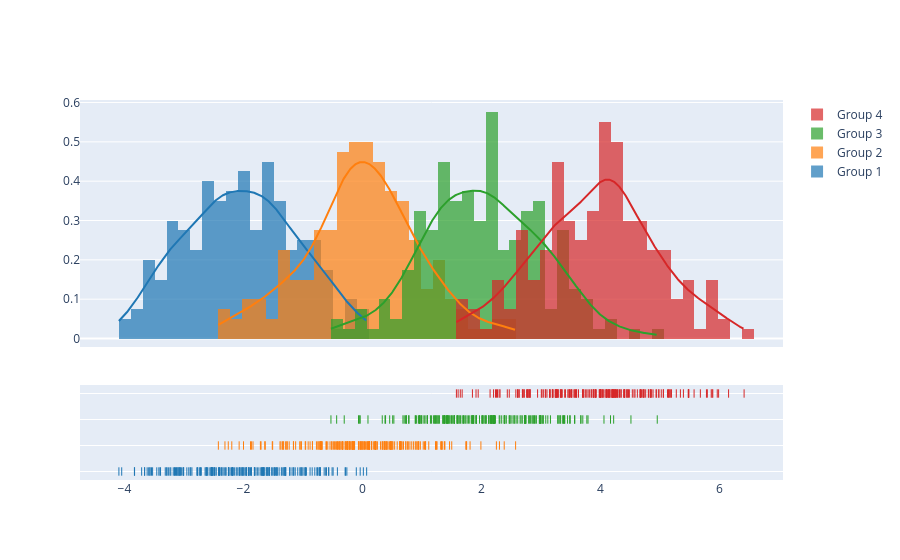

The code cell stored with this chart in its notebook:
### Code cell
import plotly.figure_factory as ff

# Add histogram data
x1 = np.random.randn(200) - 2
x2 = np.random.randn(200)
x3 = np.random.randn(200) + 2
x4 = np.random.randn(200) + 4

# Group data together
hist_data = [x1, x2, x3, x4]

group_labels = ['Group 1', 'Group 2', 'Group 3', 'Group 4']

# Create distplot with custom bin_size
fig = ff.create_distplot(hist_data, group_labels, bin_size=.2)
fig.show()

### Figure 1 — Plotly figure (JSON) as saved in the notebook; plotly's stock layout.template omitted (floating-point values rounded to 4 significant figures; data arrays with more than 128 entries replaced by an {"elided": "..."} marker saying what was removed)
{"data": [{"autobinx": false, "histnorm": "probability density", "legendgroup": "Group 1", "marker": {"color": "rgb(31, 119, 180)"}, "name": "Group 1", "opacity": 0.7, "type": "histogram", "x": {"elided": "200 float values"}, "xaxis": "x", "xbins": {"end": 0.07065, "size": 0.2, "start": -4.092}, "yaxis": "y"}, {"autobinx": false, "histnorm": "probability density", "legendgroup": "Group 2", "marker": {"color": "rgb(255, 127, 14)"}, "name": "Group 2", "opacity": 0.7, "type": "histogram", "x": {"elided": "200 float values"}, "xaxis": "x", "xbins": {"end": 2.573, "size": 0.2, "start": -2.421}, "yaxis": "y"}, {"autobinx": false, "histnorm": "probability density", "legendgroup": "Group 3", "marker": {"color": "rgb(44, 160, 44)"}, "name": "Group 3", "opacity": 0.7, "type": "histogram", "x": {"elided": "200 float values"}, "xaxis": "x", "xbins": {"end": 4.954, "size": 0.2, "start": -0.5295}, "yaxis": "y"}, {"autobinx": false, "histnorm": "probability density", "legendgroup": "Group 4", "marker": {"color": "rgb(214, 39, 40)"}, "name": "Group 4", "opacity": 0.7, "type": "histogram", "x": {"elided": "200 float values"}, "xaxis": "x", "xbins": {"end": 6.413, "size": 0.2, "start": 1.579}, "yaxis": "y"}, {"legendgroup": "Group 1", "marker": {"color": "rgb(31, 119, 180)"}, "mode": "lines", "name": "Group 1", "showlegend": false, "type": "scatter", "x": {"elided": "500 float values"}, "xaxis": "x", "y": {"elided": "500 float values"}, "yaxis": "y"}, {"legendgroup": "Group 2", "marker": {"color": "rgb(255, 127, 14)"}, "mode": "lines", "name": "Group 2", "showlegend": false, "type": "scatter", "x": {"elided": "500 float values"}, "xaxis": "x", "y": {"elided": "500 float values"}, "yaxis": "y"}, {"legendgroup": "Group 3", "marker": {"color": "rgb(44, 160, 44)"}, "mode": "lines", "name": "Group 3", "showlegend": false, "type": "scatter", "x": {"elided": "500 float values"}, "xaxis": "x", "y": {"elided": "500 float values"}, "yaxis": "y"}, {"legendgroup": "Group 4", "marker": {"color": "rgb(214, 39, 40)"}, "mode": "lines", "name": "Group 4", "showlegend": false, "type": "scatter", "x": {"elided": "500 float values"}, "xaxis": "x", "y": {"elided": "500 float values"}, "yaxis": "y"}, {"legendgroup": "Group 1", "marker": {"color": "rgb(31, 119, 180)", "symbol": "line-ns-open"}, "mode": "markers", "name": "Group 1", "showlegend": false, "type": "scatter", "x": {"elided": "200 float values"}, "xaxis": "x", "y": {"elided": "200 str values"}, "yaxis": "y2"}, {"legendgroup": "Group 2", "marker": {"color": "rgb(255, 127, 14)", "symbol": "line-ns-open"}, "mode": "markers", "name": "Group 2", "showlegend": false, "type": "scatter", "x": {"elided": "200 float values"}, "xaxis": "x", "y": {"elided": "200 str values"}, "yaxis": "y2"}, {"legendgroup": "Group 3", "marker": {"color": "rgb(44, 160, 44)", "symbol": "line-ns-open"}, "mode": "markers", "name": "Group 3", "showlegend": false, "type": "scatter", "x": {"elided": "200 float values"}, "xaxis": "x", "y": {"elided": "200 str values"}, "yaxis": "y2"}, {"legendgroup": "Group 4", "marker": {"color": "rgb(214, 39, 40)", "symbol": "line-ns-open"}, "mode": "markers", "name": "Group 4", "showlegend": false, "type": "scatter", "x": {"elided": "200 float values"}, "xaxis": "x", "y": {"elided": "200 str values"}, "yaxis": "y2"}], "layout": {"barmode": "overlay", "hovermode": "closest", "legend": {"traceorder": "reversed"}, "xaxis": {"anchor": "y2", "domain": [0.0, 1.0], "zeroline": false}, "yaxis": {"anchor": "free", "domain": [0.35, 1], "position": 0.0}, "yaxis2": {"anchor": "x", "domain": [0, 0.25], "dtick": 1, "showticklabels": false}}}
